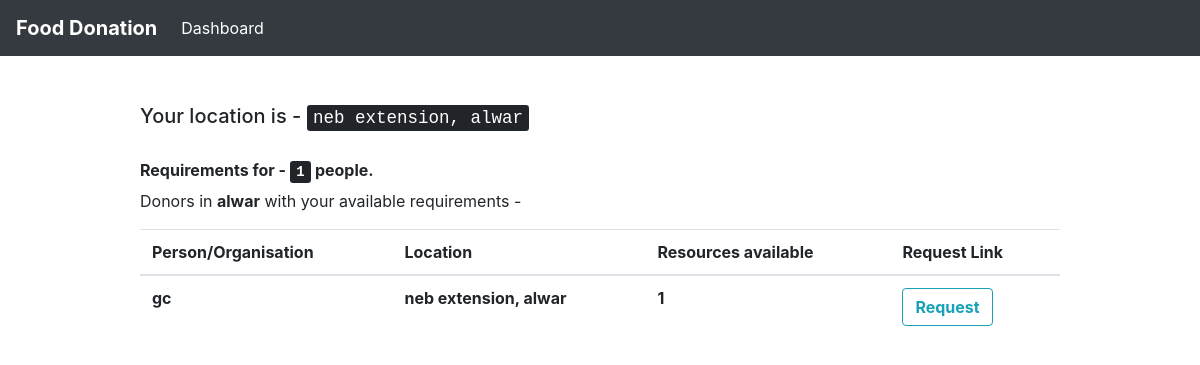
/users/showDonor/ (signed in), run on the app's committed database.
### customUser/models.py (models this page shows, shortened)
class CustomUser(AbstractUser):
    pin_code = models.IntegerField(null = True)
    contact_no = models.IntegerField(null = True)
    resources = models.IntegerField(null = True) # no. of persons avability/requirement
    locality = models.CharField(max_length = 100)
    city = models.CharField(max_length = 50)
    """CHOICES=[('0','Donor'),
                   ('1','Reciever')]"""
    state = models.CharField(max_length = 50, default = " ")
    donor = models.BooleanField(default = 'False') # 0 - Donor 1 - Reciever
    email = models.EmailField(unique=True)
    organisation = models.BooleanField(default = 'False')

### customUser/views.py (the view)
# urls.py: path('showDonor/', views.show_nearby_donors, name = 'showNearbyDonors'),
@login_required(login_url = "/users/login")
def show_nearby_donors(request):
	you = request.user
	you_address = you.locality + ',' + you.city
	donors = CustomUser.objects.filter(city = you.city)
	return render(request, 'show_donors.html', {'you' : you, 'donors' : donors})

### templates/show_donors.html (shortened to what this page needs)
{% extends 'base.html' %}
{% block navigation %}
	<div class = "row">
		<div class = "col">
			<a href="{% url 'edit_profile' %}" class="btn btn-outline-dark" method = "get"><strong>Update Profile</strong></a>
		</div>
		<div class = "col">
			<a href="{% url 'homePage' %}" class="btn btn-outline-dark" method = "post"><strong>Home</strong></a>
		</div>
	</div>
{% endblock %}
{% block content %}
	<h5> Your location is - <kbd> {{ you.locality }}, {{ you.city }} </kbd> </h5> <br>
	<h6> <strong> Requirements for - <kbd> {{ you.resources }}</kbd> people.</strong></h6>
	<p> Donors in  <strong> {{ you.city }}</strong> with your available requirements -  </p>
	<table class = "table">
			<thead>
				<tr>
					<th scope="col"> Person/Organisation </th>
					<th scope="col"> Location </th>
					<th scope="col"> Resources available </th>
					<th scope ="col"> Request Link </th>
				</tr>
			</thead>
			<tbody>
	{% for i in donors %}
		{% if i.username != 'admin' and i.donor == True and i.resources > 0%}
				<tr>
					<th scope="row"> {{ i.username }}  </th>
					<th scope="row"> {{ i.locality }}, {{ i.city }} </th>
					<th scope="row"> {{ i.resources }} </th>
					<th scope="row">
			<a href="{% url 'update_requirements' i.email %}" class="btn btn-outline-info" method = "get"><strong>Request</strong></a>
					</th>
				</tr>
		{% endif %}
	{% endfor %}
	</tbody>
			</table>
	<br> <br>
{% endblock %}

### data on the page
CustomUser: locality "neb extension", city "alwar", resources "1", username "gc"
